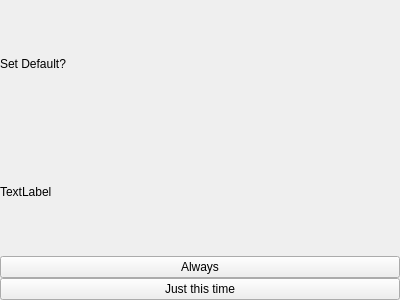
<?xml version="1.0" encoding="UTF-8"?>
<ui version="4.0">
 <class>SetDefaultPopover</class>
 <widget class="QWidget" name="SetDefaultPopover">
  <property name="geometry">
   <rect>
    <x>0</x>
    <y>0</y>
    <width>400</width>
    <height>300</height>
   </rect>
  </property>
  <property name="windowTitle">
   <string>Form</string>
  </property>
  <layout class="QVBoxLayout" name="verticalLayout">
   <property name="spacing">
    <number>0</number>
   </property>
   <property name="leftMargin">
    <number>0</number>
   </property>
   <property name="topMargin">
    <number>0</number>
   </property>
   <property name="rightMargin">
    <number>0</number>
   </property>
   <property name="bottomMargin">
    <number>0</number>
   </property>
   <item>
    <widget class="tTitleLabel" name="titleLabel">
     <property name="text">
      <string>Set Default?</string>
     </property>
    </widget>
   </item>
   <item>
    <widget class="QLabel" name="descriptionLabel">
     <property name="text">
      <string>TextLabel</string>
     </property>
     <property name="wordWrap">
      <bool>true</bool>
     </property>
     <property name="margin">
      <number>9</number>
     </property>
    </widget>
   </item>
   <item>
    <widget class="QPushButton" name="setDefaultButton">
     <property name="text">
      <string notr="true">Always</string>
     </property>
    </widget>
   </item>
   <item>
    <widget class="QPushButton" name="dontSetDefaultButton">
     <property name="text">
      <string>Just this time</string>
     </property>
    </widget>
   </item>
   <item>
    <layout class="QHBoxLayout" name="horizontalLayout"/>
   </item>
  </layout>
 </widget>
 <customwidgets>
  <customwidget>
   <class>tTitleLabel</class>
   <extends>QLabel</extends>
   <header location="global">ttitlelabel.h</header>
   <slots>
    <signal>backButtonClicked()</signal>
   </slots>
  </customwidget>
 </customwidgets>
 <resources/>
 <connections/>
</ui>
